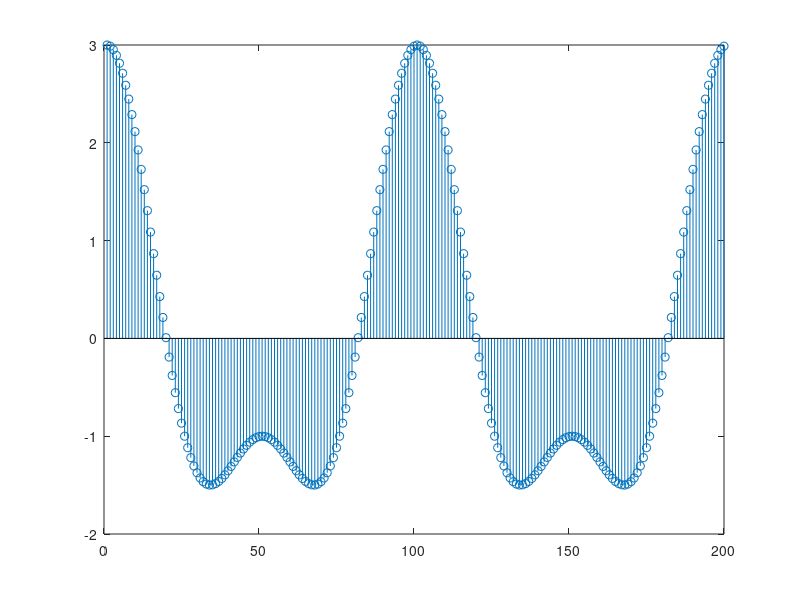
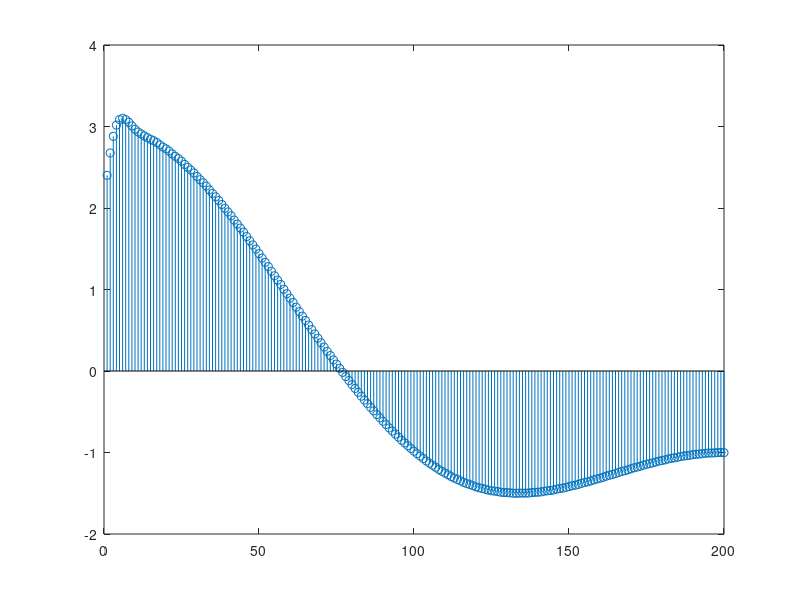

Write MATLAB code to recreate these figures, in order. (Note: this script raises an error after producing the figures.)
%% 
% author: XIEchenhao(11300720041)
% date:2015-01-08


%% 9.12
fs = 5000;
f1 = 50;
f2 = 100;
a=2;
b=1;

t = 0:1/fs:1;
xt = a*cos(2*pi*f1*t)+b*cos(2*pi*f2*t);

figure(1)
stem(xt(1:200))

y_interp = interp(xt,4);
figure(2)
stem(y_interp(1:200))

figure(3)
y_decim = deciminate(xt,4);
stem(y_decim(1:200))


%% 9.16

fs = 240000;
f1=100;
f2=1000;
f3=3400;
t = 0:1/fs:1;
a=2;
b=3;
c=2;

xt = a*sin(2*pi*f1*t)+b*sin(2*pi*f2*t)+c*sin(2*pi*f3*t);


figure(4)
stem(xt(1:200))

figure(5)
y_decim = deciminate(xt,15);
stem(y_decim(1:200));

y_interp = interp(xt,4);
figure(2)
stem(y_interp(1:200))
